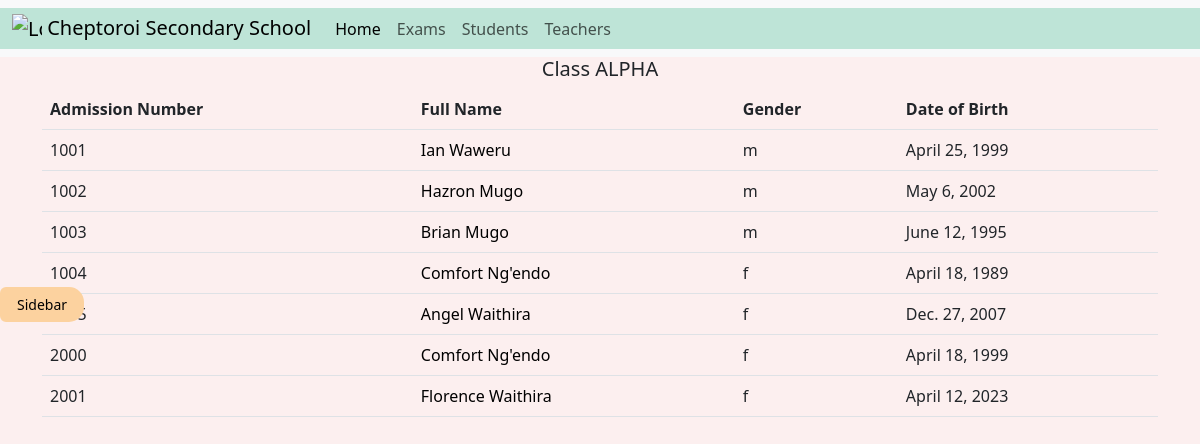
The page /exams/classlist/1/ on the database as committed earlier.
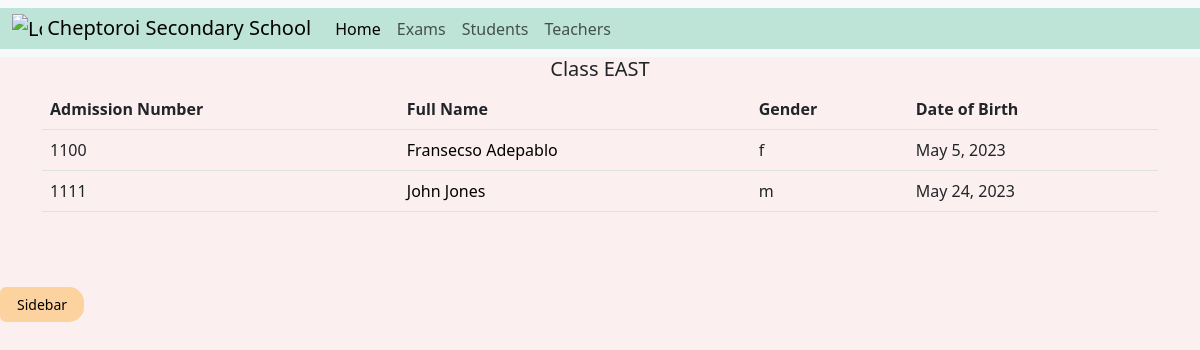
The same page on the database as committed later.
### exams/models.py (models this page shows, shortened)
class Darasa(models.Model):
    daro_id = models.AutoField(primary_key=True, default=None)
    daro_name = models.CharField(max_length=15)
    stream = models.ForeignKey(Stream, on_delete=models.CASCADE)
    def __str__(self):
        return f'{self.stream} {self.daro_name}'

class Student(models.Model):
    adm = models.IntegerField(unique=True, default=None)
    f_name = models.CharField(max_length=20)
    l_name = models.CharField(max_length=20)
    male = 'm'
    female = 'f'
    GENDER_CHOICES = [
        (male, 'MALE'),
        (female, 'FEMALE'),
    ]
    gender = models.CharField(choices=GENDER_CHOICES,max_length=1, null=False, default=None)
    birthday = models.DateField(null=True, blank=True)
    darasa = models.ForeignKey(Darasa, null=True, on_delete=models.SET_NULL)
    profile_pic = models.ImageField(null=True, blank=True)

### exams/views.py (the view)
# urls.py: path('classlist/<int:daro_id>/', views.student_class_list, name='class_list'),
def student_class_list(request, daro_id):
    darasa = Darasa.objects.get(pk=daro_id)
    students = Student.objects.all().filter(darasa=darasa)
    context = {'darasa': darasa, 'students': students}
    return render(request, 'exams/daro_list.html', context)

### exams/models.py (called while the page is built)
    def __str__(self):
        return self.name

### exams/templates/exams/daro_list.html (shortened to what this page needs)
{% extends 'exams/base.html' %}
{% block content %}
<head>
    {% load static %}
</head>
<body>
    <div class="container">
        <h5 class="text-center">Class {{darasa.daro_name}}</h5>
        <table class="table">
            <thead>
                <tr>
                    <th>Admission Number</th>
                    <th>Full Name</th>
                    <th>Gender</th>
                    <th>Date of Birth</th>
                </tr>
            </thead>
            <tbody>
                {% for student in students %}
                <tr>
                    <td>{{ student.adm }}</td>
                    <td><a href="{% url 'exams:profiler' student.adm %}" style="text-decoration:none; color:black;">{{ student.f_name }} {{ student.l_name }}</a></td>
                    <td>{{ student.gender }}</td>
                    <td>{{ student.birthday }}</td>
                </tr>
                {% endfor %}
            </tbody>
        </table>
    </div>
</body>
{% endblock content %}

### exams/templates/exams/base.html (shortened to what this page needs)
<!DOCTYPE html>
{% load static %}
<html>
    <head>
        <link rel="stylesheet" href="{% static 'exams/css/bootstrap.css' %}">
        <link rel="stylesheet" href="{% static 'exams/css/style.css' %}" type="text/css">
    </head>
    <body style="background-color: #FCEFEF;">
        <nav class="navbar navbar-expand-lg bg-body-tertiary">
            <div class="container-fluid" style="background-color: #BEE4D7;">
                <a class="navbar-brand" href="{% url 'exams:index' %}">
                    <img src="{% static 'exams/images/logo.png' %}" alt="Logo" width="30" height="30" class="d-inline-block align-text-top">
                    Cheptoroi Secondary School
                </a>
                <div class="collapse navbar-collapse" id="navbarNav">
                    <ul class="navbar-nav">
                        <li class="nav-item">
                            <a class="nav-link active" aria-current="page" href="#">Home</a>
                        </li>
                        <li class="nav-item">
                            <a class="nav-link" href="{% url 'exams:exams_list' %}">Exams</a>
                        </li>
                        <li class="nav-item">
                            <a class="nav-link" href="{% url 'exams:allstudents' %}">Students</a>
                        </li>
                        <li class="nav-item">
                            <a class="nav-link" href="{% url 'exams:allteachers' %}">Teachers</a>
                        </li>
                    </ul>
                </div>
            </div>
        </nav>
        <button class="btn btn-custom-sidebar hover-effect-two" type="button" data-bs-toggle="offcanvas" data-bs-target="#sidebar" style="position:fixed; margin-top:230px; width:7%; font-size:14px;">
          Sidebar
        </button>
    </body>
</html>
{% block content %} {% endblock content%}

### exams/static/exams/css/style.css (style rules this page uses)
.btn-custom-sidebar { background-color: #FCD29F; color: black; border-top-right-radius: 15px; border-bottom-right-radius: 15px; }

Rows that differ between the two databases and show on the page:
removed Student: adm "1001", f_name "Ian", l_name "Waweru", gender "m", birthday "April 25, 1999"
no longer on this page (row edited): Student: adm "1002", f_name "Hazron", l_name "Mugo", gender "m", birthday "May 6, 2002"
removed Student: adm "1004", f_name "Comfort", l_name "Ng'endo", gender "f", birthday "April 18, 1989"
removed Student: f_name "Angel", l_name "Waithira", gender "f", birthday "Dec. 27, 2007"
removed Student: adm "2000", f_name "Comfort", l_name "Ng'endo", gender "f", birthday "April 18, 1999"
removed Student: adm "2001", f_name "Florence", l_name "Waithira", gender "f", birthday "April 12, 2023"
changed Darasa: daro_name "ALPHA" → "EAST"
added Student: adm "1100", f_name "Fransecso", l_name "Adepablo", gender "f", birthday "May 5, 2023"
changed Student: adm "1003" → "1111"; f_name "Brian" → "John"; l_name "Mugo" → "Jones"; birthday "June 12, 1995" → "May 24, 2023"
